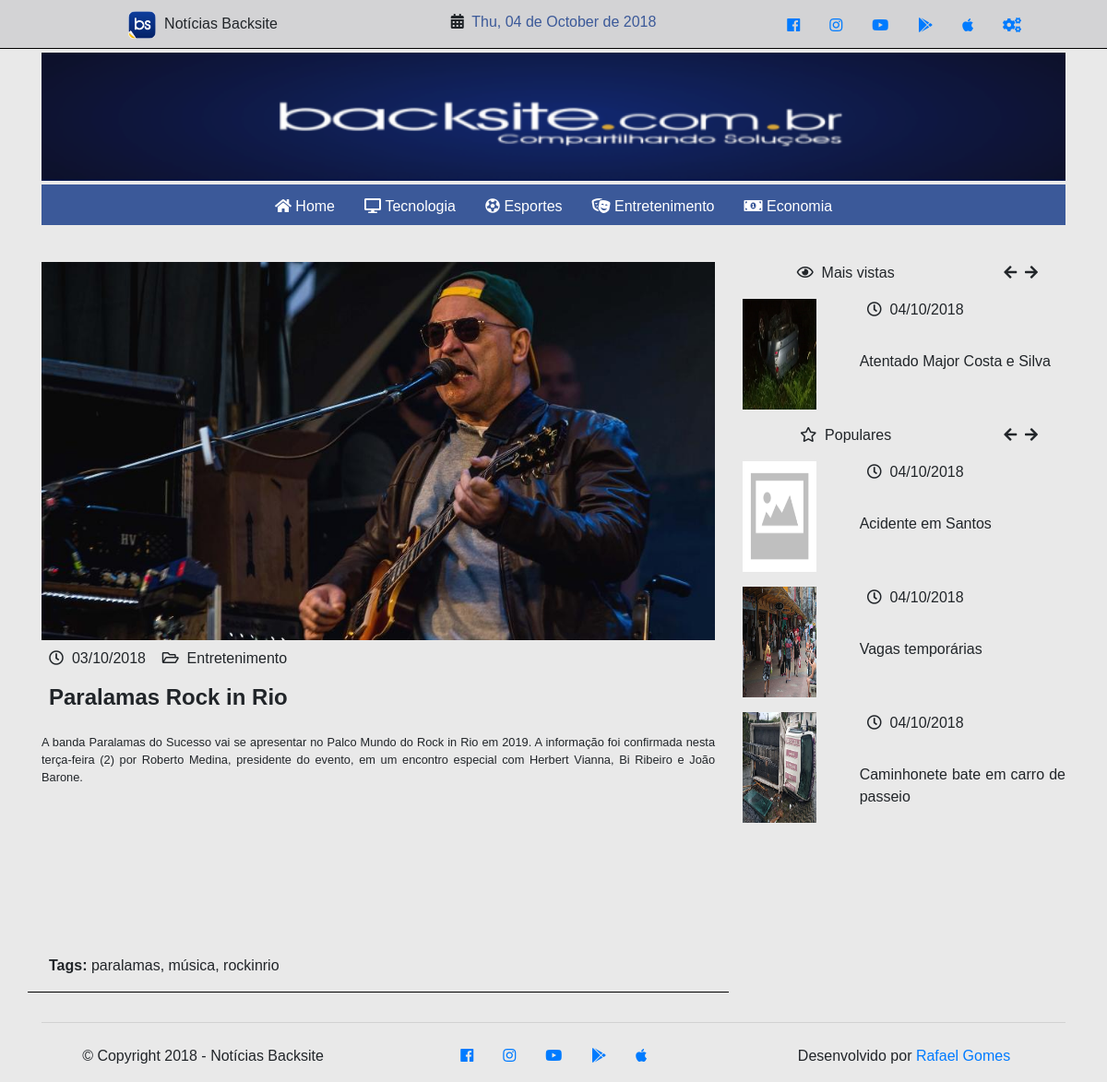
Screenshot of /rafaelfgomes/pages/entertainmentnews.php with the database file from the repository.
### tables this page shows
CREATE TABLE `rafaelfgomes_tbl_news` (
  `id` int(11) NOT NULL AUTO_INCREMENT,
  `news_title` varchar(70) NOT NULL,
  `news_description` varchar(140) NOT NULL,
  `news_slug` varchar(160) NOT NULL,
  `news_keywords` varchar(45) NOT NULL,
  `news_content` varchar(500) NOT NULL,
  `news_image` varchar(180) NOT NULL,
  `category_id` int(11) NOT NULL,
  `created_at` timestamp NULL DEFAULT NULL,
  `updated_at` timestamp NULL DEFAULT NULL,
  PRIMARY KEY (`id`),
  KEY `fk_category` (`category_id`),
  CONSTRAINT `fk_category` FOREIGN KEY (`category_id`) REFERENCES `rafaelfgomes_tbl_categories` (`id`) ON UPDATE CASCADE
);

CREATE TABLE `rafaelfgomes_tbl_categories` (
  `id` int(11) NOT NULL AUTO_INCREMENT,
  `category_name` varchar(50) NOT NULL,
  PRIMARY KEY (`id`)
);

### rafaelfgomes/database/connection.php (called while the page is built, shortened)
<?php
class Connection
{
    private static $instance;
    public static function getInstance()
    {
        if (!isset(self::$instance)) {
            try {
                self::$instance = new PDO('mysql:host=' . HOST . ';dbname=' . DATABASE, USER, PASS);
                self::$instance->setAttribute(PDO::ATTR_ERRMODE, PDO::ERRMODE_EXCEPTION);
                self::$instance->setAttribute(PDO::ATTR_DEFAULT_FETCH_MODE, PDO::FETCH_OBJ);
            } catch (PDOException $e) {
                echo $e->getMessage();
            }
        }
        return self::$instance;
    }
    public static function prepare($sql)
    {
        return self::getInstance()->prepare($sql);
    }
}

### rafaelfgomes/pages/entertainmentnews.php (the view, shortened to what this page needs)
<?php
  require_once '../database/connection.php';
  $stmtEntertainment = Connection::prepare('SELECT tn.news_title, tn.news_description, tn.news_keywords, tn.news_content, tn.news_image, tn.created_at, tc.category_name FROM rafaelfgomes_tbl_news tn INNER JOIN rafaelfgomes_tbl_categories tc ON tn.category_id = tc.id WHERE tc.id = 3 ORDER BY tn.id DESC');
  $stmtEntertainment->execute();
  $entertainmentNews = $stmtEntertainment->fetchAll();
  $rowsEntertainmentNews = $stmtEntertainment->rowCount();
?>
<!DOCTYPE html>
<html lang="pt-br">
  <head>
    <link rel="stylesheet" href="../css/styles.css" type="text/css">
  </head>
  <body>
    <?php include_once 'partials/_pagestop.php'; ?>
    <div class="container">
      <?php include_once 'partials/_pagesheader.php'; ?>
      <?php include_once 'partials/_pagesnavbar.php'; ?>
      <p>&nbsp;</p>
      <div class="row">
        <div class="col col-12 col-md-8">
          <?php
            if ($rowsEntertainmentNews >= 1) {
                $date = explode(' ', $entertainmentNews[0]->created_at);
                echo '<div class="row">';
                echo '  <div class="col col-12">';
                echo '    <img src="../images/' . $entertainmentNews[0]->news_image . '" class="img-fluid" width="800" height="350" alt="Destaque">';
                echo '  </div>';
                echo '  <div class="col col-12 pt-2">';
                echo '    <p class="text-left pl-2"><i class="far fa-clock"></i>&nbsp;&nbsp;' . date('d/m/Y', strtotime($date[0])) . '&nbsp;&nbsp;&nbsp;&nbsp;<i class="far fa-folder-open"></i>&nbsp;&nbsp;' . $entertainmentNews[0]->category_name . '</p>';
                echo '  </div>';
                echo '  <div class="col col-12 pb-3">';
                echo '    <p class="text-left pl-2 h4"><strong>' . $entertainmentNews[0]->news_title . '</strong></p>';
                echo '  </div>';
                echo '  <div class="col col-12 mh-100 pagescontent">';
                echo '    <p class="text-justify pb-5">' . $entertainmentNews[0]->news_content . '</p>';
                echo '  </div>';
                echo '  <div class="col col-12 featured">';
                echo '    <p class="text-left pl-2"><strong>Tags:&nbsp;</strong>' . $entertainmentNews[0]->news_keywords . '</p>';
                echo '  </div>';
                echo '</div>';
            }
          ?>
        </div>
        <div class="col col-12 col-md-4">
          <div class="row">
            <div class="col">
              <?php include_once 'partials/_sidenews.php'; ?>
            </div>
          </div>
        </div>
      </div>
    </div>
    <?php include_once '../partials/_footer.php'; ?>
  </body>
</html>

### rafaelfgomes/pages/partials/_sidenews.php (shortened to what this page needs)
<?php
  $stmt1 = Connection::prepare('SELECT tn.news_title, tn.news_description, tn.news_image, tn.created_at, tc.category_name FROM rafaelfgomes_tbl_news tn INNER JOIN rafaelfgomes_tbl_categories tc ON tn.category_id = tc.id WHERE tc.id = 7 ORDER BY tn.id DESC');
  $stmt1->execute();
  $mostViewedNews = $stmt1->fetchAll();
  $rowsNumberMost = $stmt1->rowCount();
  $stmt2 = Connection::prepare('SELECT tn.news_title, tn.news_description, tn.news_image, tn.created_at, tc.category_name FROM rafaelfgomes_tbl_news tn INNER JOIN rafaelfgomes_tbl_categories tc ON tn.category_id = tc.id WHERE tc.id = 6 ORDER BY tn.id DESC');
  $stmt2->execute();
  $popularNews = $stmt2->fetchAll();
  $rowsNumberPopular = $stmt2->rowCount();
?>
<div class="row">
  <div class="col">
    <div class="row pb-3">
      <div class="col col-8 col-md-8 text-center">
        <i class="far fa-eye"></i>&nbsp;&nbsp;<span class="h6">Mais vistas</span>
      </div>
      <div class="col col-4 col-md-4 text-center">
        <span class="arrow"><i class="fas fa-arrow-left"></i></span>&nbsp;&nbsp;<span class="arrow"><i class="fas fa-arrow-right"></i></span>
      </div>
    </div>
    <?php
    if ($rowsNumberMost >= 1) {
        $date = explode(' ', $mostViewedNews[0]->created_at);
        echo '<div class="row pb-3">';
        echo '  <div class="col-4">';
        echo '    <img src="../images/' . $mostViewedNews[0]->news_image . '" alt="Imagem Noticia" width="80" height="120">';
        echo '  </div>';
        echo '  <div class="col-8">';
        echo '    <div class="row">';
        echo '      <div class="col">';
        echo '        <p class="text-left pl-2"><i class="far fa-clock"></i>&nbsp;&nbsp;' . date('d/m/Y', strtotime($date[0])) . '</p>';
        echo '      </div>';
        echo '    </div>';
        echo '    <div class="row pt-3">';
        echo '      <div class="col">';
        echo '        <p class="text-justify">' . $mostViewedNews[0]->news_title . '</p>';
        echo '      </div>';
        echo '    </div>';
        echo '  </div>';
        echo ' </div>';
    }
    ?>
  </div>
</div>
<div class="row">
  <div class="col">
    <div class="row pb-3">
        <div class="col col-8 col-md-8 text-center">
          <i class="far fa-star"></i>&nbsp;&nbsp;<span class="h6">Populares</span>
        </div>
        <div class="col col-4 col-md-4 text-center">
          <span class="arrow"><i class="fas fa-arrow-left"></i></span>&nbsp;&nbsp;<span class="arrow"><i class="fas fa-arrow-right"></i></span>
        </div>
    </div>
    <?php
    if ($rowsNumberPopular >= 1) {
        $date = explode(' ', $popularNews[0]->created_at);
        echo '<div class="row pb-3">';
        echo '  <div class="col-4">';
        echo '    <img src="../images/' . $popularNews[0]->news_image . '" alt="Imagem Noticia" width="80" height="120">';
        echo '  </div>';
        echo '  <div class="col-8">';
        echo '    <div class="row">';
        echo '      <div class="col">';
        echo '        <p class="text-left pl-2"><i class="far fa-clock"></i>&nbsp;&nbsp;' . date('d/m/Y', strtotime($date[0])) . '</p>';
        echo '      </div>';
        echo '    </div>';
        echo '    <div class="row pt-3">';
        echo '      <div class="col">';
        echo '        <p class="text-justify">' . $popularNews[0]->news_title . '</p>';
        echo '      </div>';
        echo '    </div>';
        echo '  </div>';
        echo ' </div>';
    }
    if ($rowsNumberPopular >= 2) {
        $date = explode(' ', $popularNews[1]->created_at);
        echo '<div class="row pb-3">';
        echo '  <div class="col-4">';
        echo '    <img src="../images/' . $popularNews[1]->news_image . '" alt="Imagem Noticia" width="80" height="120">';
        echo '  </div>';
        echo '  <div class="col-8">';
        echo '    <div class="row">';
        echo '      <div class="col">';
        echo '        <p class="text-left pl-2"><i class="far fa-clock"></i>&nbsp;&nbsp;' . date('d/m/Y', strtotime($date[0])) . '</p>';
        echo '      </div>';
        echo '    </div>';
        echo '    <div class="row pt-3">';
        echo '      <div class="col">';
        echo '        <p class="text-justify">' . $popularNews[1]->news_title . '</p>';
        echo '      </div>';
        echo '    </div>';
        echo '  </div>';
        echo ' </div>';
    }
    if ($rowsNumberPopular >= 3) {
        $date = explode(' ', $popularNews[2]->created_at);
        echo '<div class="row pb-3">';
        echo '  <div class="col-4">';
        echo '    <img src="images/' . $popularNews[2]->news_image . '" alt="Imagem Noticia" width="80" height="120">';
        echo '  </div>';
        echo '  <div class="col-8">';
        echo '    <div class="row">';
        echo '      <div class="col">';
        echo '        <p class="text-left pl-2"><i class="far fa-clock"></i>&nbsp;&nbsp;' . date('d/m/Y', strtotime($date[0])) . '</p>';
        echo '      </div>';
        echo '    </div>';
        echo '    <div class="row pt-3">';
        echo '      <div class="col">';
        echo '        <p class="text-justify">' . $popularNews[2]->news_title . '</p>';
        echo '      </div>';
        echo '    </div>';
        echo '  </div>';
        echo ' </div>';
    }
    ?>
  </div>
</div>

### rafaelfgomes/css/styles.css (style rules this page uses)
body { font-family: "Trebuchet MS", "Lucida Sans Unicode", "Lucida Grande", "Lucida Sans", Arial, sans-serif; background-color: #e9e9e9; }
.pagescontent { font-size: 1.6vh; height: 240px; }
.leftnewstitle, .featured { border-bottom: 1px solid black; }

### rows the page displays
rafaelfgomes_tbl_news: news_image (picture), created_at "03/10/2018", category.category_name "Entretenimento", news_title "Paralamas Rock in Rio", news_content "A banda Paralamas do Sucesso vai se apresentar no Palco Mundo do Rock in Rio em 2019. A informação foi confirmada nesta terça-feira (2) por Roberto Medina, presidente do evento, em um encontro especial com Herbert Vianna, Bi Ribeiro e João Barone.", news_keywords "paralamas, música, rockinrio"
rafaelfgomes_tbl_news: news_image (picture), created_at "04/10/2018", news_title "Atentado Major Costa e Silva"
rafaelfgomes_tbl_news: news_image (placeholder picture), created_at "04/10/2018", news_title "Acidente em Santos"
rafaelfgomes_tbl_news: news_image (picture), created_at "04/10/2018", news_title "Vagas temporárias"
rafaelfgomes_tbl_news: news_image (picture), created_at "04/10/2018", news_title "Caminhonete bate em carro de passeio"
